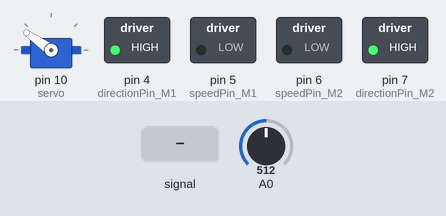
A sketch run on a simulated Arduino Uno, built with avr-gcc and run on an emulated ATmega328P. Shown: servo, switched loads named in the sketch (green lamp = pin HIGH). The inputs (shaded band) are chosen by the test bench; at power-on: A0 = 512.

Above: at 6.9 s.
7.0 s: A0 set to 890
At 8.6 s:
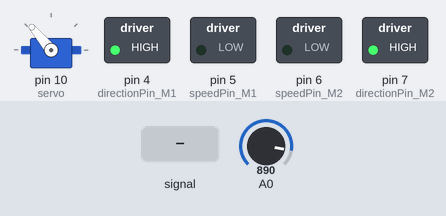
19.2 s: A0 set to 915
At 20.3 s:
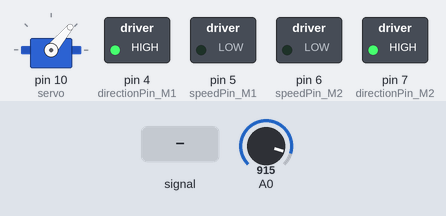
20.7 s: A0 fed a 200 Hz sine of ±81 counts around its level
At 25.9 s:
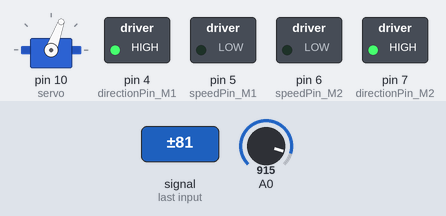
39.7 s: A0 set to 511
Timing chart, 0 to 44.2 s (numbered marks = the images above; inputs shaded):
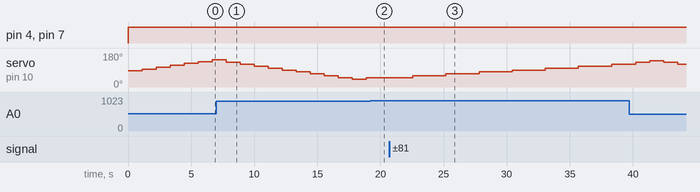

The sketch:

suiviligne_binaire_arduino_servo.ino
```cpp
// 4 parametres vit, delay serveur, delay rasp, marge


#include <Wire.h>
#include <Servo.h>

#define SLAVE_ADDRESS 0x12 // choix de l'adresse entre 0x03 et 0x77 en hexadecimal

int dataReceived = 10;  //variable qui porte la commade déplacement de la Raspberry

// variables nécessaires pour faire fonctionner les moteurs du robot.
int speedPin_M1 = 5;     //Choix de la vitesse M1
int speedPin_M2 = 6;     //Choix de la vitesse M2
int directionPin_M1 = 4;     //Choix du sens de rotation (avant ou arrière) moteur M1
int directionPin_M2 = 7;     //Choix du sens de la rotation (avant ou arrière) pour le moteur M2

int servo_pin = 10;

bool arret_urgence = false; // variable booleene d arret d urgence

int speed = 80;             //vitesse de base

//Variable pour stocker l'angle du servomoteur par rapport à son horizontal
int angle = 85;  //initialisation à 21 pour que angle_prec soit au minimum et pas en dessous
int flag = 0;
int angle_max = 140;//angle maximal pour le trajet du servomoteur (45 degré de plus que la ref)
int angle_min = 40;//angle minimal pour le trajet du servomoteur

int timer = 0;

// on crée un objet de la librairie servo
Servo servo;

void sendData(){    //fonction pour écrire vers la Raspberry
    int envoi = dataReceived ;
    Wire.write(envoi);
}


void Direction(int vitgauche,int vitdroite){   //écriture définitive de la consigne des roues

  analogWrite (speedPin_M2,vitgauche);
  digitalWrite(directionPin_M2,HIGH);
  analogWrite (speedPin_M1,vitdroite);
  digitalWrite(directionPin_M1,HIGH);
}

int ADC_moyenne(int n)  //calcul de la moyenne des valeurs regitrés par le capteur IR
{
  long somme = 0;
  for (int i = 0; i < n; i++)
  {
    somme = somme + analogRead(A0);
  }
  return ((int)(somme / n));
}

bool arreturgence(){
    int ADC_SHARP = ADC_moyenne(20);
  if (ADC_SHARP > 900)
  {arret_urgence = true;}

  else {arret_urgence = false;}

return(arret_urgence);
}


void ecriture (){

    if (angle<angle_max and angle>angle_min){
      if (flag == 0){
        angle = angle + 10;
        servo.write(angle);
      }
      else {
        angle = angle - 10;
        servo.write(angle);
      }
    }

    else if (angle>=angle_max){
      flag = 1;
      angle = angle_max - 10;
      servo.write(angle);
    }

    else if (angle<=angle_min){
      flag =0;
      angle = angle_min + 10;
      servo.write(angle);
    }
}


void receiveData(int byteCount){

    if (arreturgence() == false) {
      timer+=1;
      if (timer >= 500){
      timer = 0;
      ecriture();}

    while(Wire.available()) {
        dataReceived = Wire.read();

        if (dataReceived == 0) {
        Direction(speed-10,speed-10);
        }


        else if (dataReceived == 1) {
        Direction(55,speed);
        }

        else if (dataReceived == 2) {
        Direction(speed,55);
        }

        else if (dataReceived == 4) {// ordre d arret
        Direction(0,0);
        }

        else if (dataReceived == 5) {//instruction d arret par le  serveur
        Direction(0,0);
        }

        else if (dataReceived == 6) {// ordre ralentir, on met min vit
        Direction(70,70);
        }
        else if (dataReceived == 7) {// ordre ralentir, mais on tourne a droite
        Direction(70,0);
        }
        else if (dataReceived == 8) {// ordre ralentir, mais on tourne a gauche
        Direction(0,70);
        }
    }
      Direction (0,0);
    }

  else {Direction (0,0);}

 }


//configuration de la communication I2C entre les deux cartes
void setup() {
    Serial.begin(9600); // fréquence de communication
    Wire.begin(SLAVE_ADDRESS); // l'arduino est ici définie comme escalve et ne fait que recevoir des ordres de la raspberry configurée comme maître
    Wire.onReceive(receiveData);
    Wire.onRequest(sendData);
    pinMode (speedPin_M1, OUTPUT);
    pinMode (speedPin_M2, OUTPUT);
    pinMode (directionPin_M1, OUTPUT);
    pinMode (directionPin_M2, OUTPUT);
    servo.attach(10); //on choisit arbitrairement le pin PMW 7 pour écrire le signal de commande
    servo.write(angle); //centrer
}


void loop() {
  receiveData(0);
}
```

Measured:
- the behaviour switches between 900 and 901 on A0 (found by bisection; images 1 and 2)
- after the input at 19.2 s, servo on pin 10 (servo): stays 50° (without the input it goes to 60° after 0.79 s)
- after the input at 20.7 s, servo on pin 10 (servo): moves from 50° to 120° over 15.7 s, starting after 1.9 s
